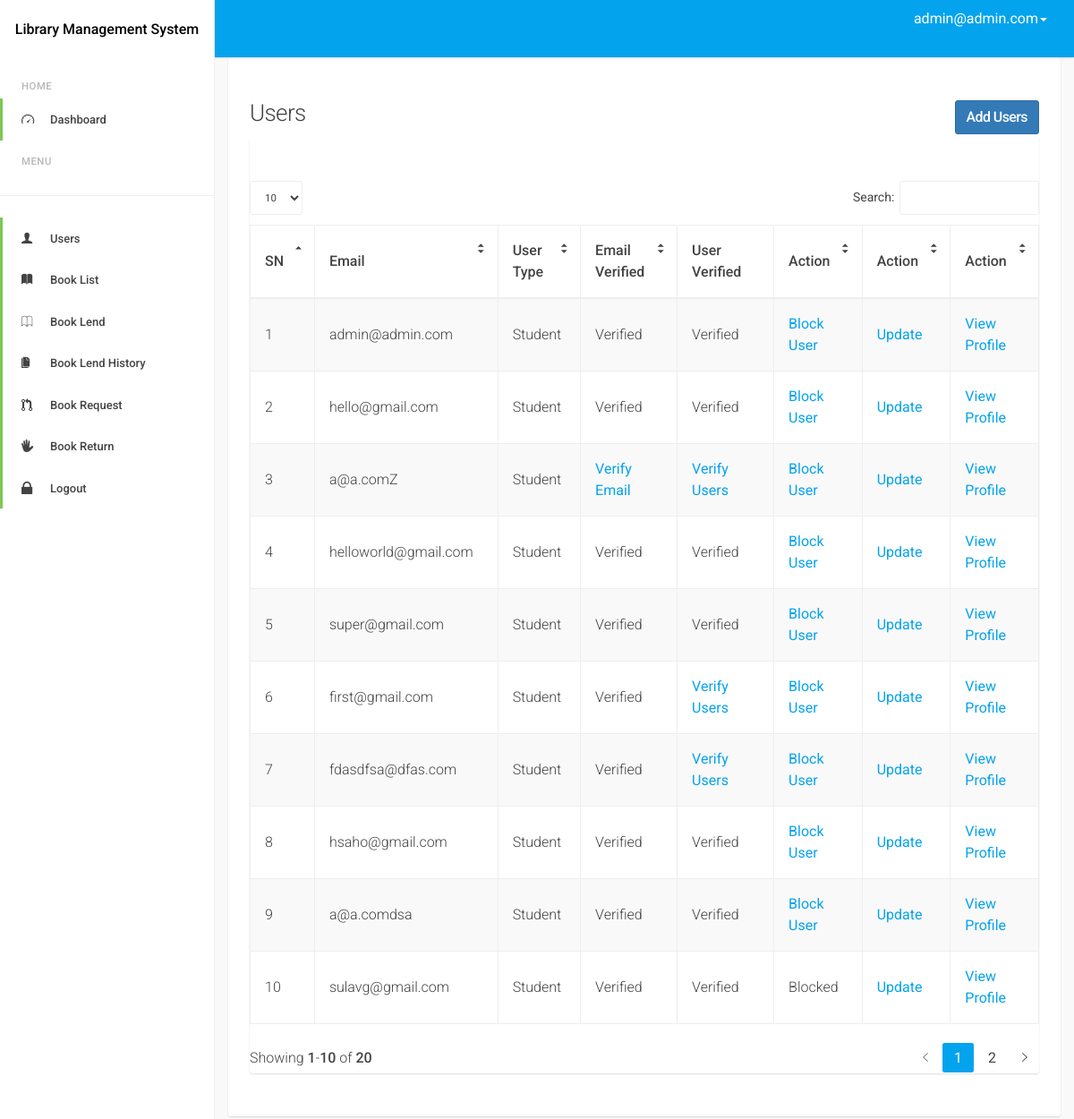
The app's page /admindash/view/users/ (signed in) with its own data.
### accounts/models.py (models this page shows, shortened)
class MyUser(AbstractBaseUser):
    email = models.EmailField(
        verbose_name='email address',
        max_length=255,
        unique=True,
    )
    is_active = models.BooleanField(default=True)
    is_admin = models.BooleanField(default=False)
    is_staff_member = models.BooleanField(default=False)
    last_login = models.DateTimeField(blank=True, null=True, verbose_name="last login")
    is_email_verified = models.BooleanField(default=False)
    is_user_verified = models.BooleanField(default=False)
    objects = MyUserManager()
    USERNAME_FIELD = 'email'
    REQUIRED_FIELDS = []
    class Meta:
        verbose_name = 'User'
        verbose_name_plural = 'Users'
    def __str__(self):
        return self.email

### admin_dash/views.py (the view)
# urls.py: path('view/users/', views.UserListView.as_view(), name='user_list_view'),
@method_decorator(is_admin(), name='dispatch')
class UserListView(ListView):
    model = MyUser
    template_name = 'admin_dash/user_list_view.html'
    context_object_name = 'users'

### decorator.py (called while the page is built)
def is_admin():
    def decorator(view_function):
        def wrap(request, *args, **kwargs):
            if request.user.is_authenticated:
                if request.user.is_admin:
                    return view_function(request, *args, **kwargs)
                else:
                    raise PermissionDenied
            else:
                return redirect('accounts:login')
        return wrap
    return decorator

### admin_dash/templates/admin_dash/user_list_view.html (shortened to what this page needs)
{% extends 'base.html' %}
{% load static %}
{% block body %}
    <div class="d-sm-flex align-items-center justify-content-between mb-4">
        <h1 class="h3 mb-0 text-gray-800">Users <a class="btn btn-primary" style="float: right"
                                                   href="{% url 'admin_dash:add_users' %}">Add Users</a></h1>
    </div>
    <div class="row">
        <div class="col-lg-12">
            <div class="card mb-4">
                <div class="card-header py-3 d-flex flex-row align-items-center justify-content-between">
                </div>
                <div class="table-responsive p-3">
                    <table class="table table-bordered table-striped table-vcenter js-dataTable-full">
                        <thead class="thead-light">
                        <tr>
                            <th>SN</th>
                            <th>Email</th>
                            <th>User Type</th>
                            <th>Email Verified</th>
                            <th>User Verified</th>
                            <th>Action</th>
                            <th>Action</th>
                            <th>Action</th>
                        </tr>
                        </thead>
                        <tbody>
                        {% for user in users %}
                            <tr>
                                <td>{{ forloop.counter }}</td>
                                <td>{{ user.email }}</td>
                                {% if user.is_staff_member %}
                                    <td>Staff</td>
                                {% else %}
                                    <td>Student</td>
                                {% endif %}
                                <td>
                                    {% if user.is_email_verified %}
                                        Verified
                                    {% else %}
                                        <a href="{% url 'admin_dash:verify_email' user.email %}">Verify Email</a>
                                    {% endif %}
                                </td>
                                <td>
                                    {% if user.is_user_verified %}
                                        Verified
                                    {% else %}
                                        <a href="{% url 'admin_dash:verify_user' user.email %}">Verify Users</a>
                                    {% endif %}
                                </td>
                            <td>
                                    {% if not user.is_active %}
                                        Blocked
                                    {% else %}
                                        <a href="{% url 'admin_dash:block_user' user.email %}">Block User</a>
                                    {% endif %}
                                </td>
                                <td><a href="{% url 'admin_dash:update_user' user.pk %}">Update</a></td>
                                <td><a href="{% url 'admin_dash:profile_list_view' user.pk %}">View Profile</a></td>
                            </tr>
                        {% endfor %}
                        </tbody>
                    </table>
                </div>
            </div>
        </div>
    </div>
{% endblock %}

### templates/base.html (shortened to what this page needs)
{% load static %}
<!DOCTYPE html>
<html lang="en">
<head>
    <link rel="stylesheet" href="{% static 'dashboard/assets/js/datatables/jquery.dataTables.min.css' %}"/>
    <link rel="stylesheet" id="css-font-awesome" href="{% static 'dashboard/assets/css/font-awesome.css' %}"/>
    <link rel="stylesheet" id="css-ionicons" href="{% static 'dashboard/assets/css/ionicons.css' %}"/>
    <link rel="stylesheet" id="css-bootstrap" href="{% static 'dashboard/assets/css/bootstrap.css' %}"/>
    <link rel="stylesheet" id="css-app" href="{% static 'dashboard/assets/css/app.css' %}"/>
</head>
<body id="page-top">
<body class="app-ui layout-has-drawer layout-has-fixed-header">
<div class="app-layout-canvas">
    <div class="app-layout-container">
        <aside class="app-layout-drawer">
            <div class="app-layout-drawer-scroll">
                <div id="logo" class="drawer-header">
                    <a href="/">
                        <h5 class="text-center" style="color: black;">Library Management System</h5>
                    </a>
                </div>
                <nav class="drawer-main">
                    <ul class="nav nav-drawer">
                        {% if request.user.is_admin %}
                            <li class="nav-item nav-drawer-header">Home</li>
                            <li class="nav-item active">
                                <a class="nav-link" href="{% url 'admin_dash:home' %}">
                                    <i class="ion-speedometer fa-4x"></i>
                                    <span>Dashboard</span></a>
                            </li>
                            <li class="nav-item nav-drawer-header">Menu</li>
                            <hr class="sidebar-divider">
                            <li class="nav-item active">
                                <a class="nav-link" href="{% url 'admin_dash:user_list_view' %}">
                                    <i class="ion-person fa-4x"></i>
                                    <span>Users</span></a>
                            </li>
                            <li class="nav-item active">
                                <a class="nav-link" href="{% url 'admin_dash:book_list' %}">
                                    <i class="ion-ios-book"></i>
                                    <span>Book List</span></a>
                            </li>
                            <li class="nav-item active">
                                <a class="nav-link" href="{% url 'admin_dash:student' %}">
                                    <i class="ion-ios-book-outline"></i>
                                    <span>Book Lend</span></a>
                            </li>
                            <li class="nav-item active">
                                <a class="nav-link" href="{% url 'admin_dash:book_history' %}">
                                    <i class="ion-ios-copy"></i>
                                    <span>Book Lend History</span></a>
                            </li>
                            <li class="nav-item active">
                                <a class="nav-link" href="{% url 'admin_dash:request_book_view' %}">
                                    <i class="ion-pull-request"></i>
                                    <span>Book Request</span></a>
                            </li>
                            <li class="nav-item active">
                                <a class="nav-link" href="{% url 'admin_dash:return_book' %}">
                                    <i class="ion-android-hand"></i>
                                    <span>Book Return</span></a>
                            </li>
                            <li class="nav-item active">
                                <a class="nav-link" href="{% url 'accounts:logout' %}">
                                    <i class="ion-locked"></i>
                                    <span>Logout</span></a>
                            </li>
                        {% endif %}
                    </ul>
                </nav>
            </div>
        </aside>
        <header class="app-layout-header">
            <nav class="navbar navbar-default">
                <div class="container-fluid">
                    <div class="collapse navbar-collapse" id="header-navbar-collapse">
                        <ul class="nav navbar-nav navbar-right navbar-toolbar">
                            <li class="dropdown dropdown-profile">
                                <a href="javascript:void(0)" data-toggle="dropdown">
                                    <span class="">{{ request.user }}<span class="caret"></span></span>
                                </a>
                            </li>
                        </ul>
                    </div>
                </div>
            </nav>
        </header>
        <main class="app-layout-content">
            <div class="container-fluid">
                <div class="card">
                    <div class="card-block">
                        {% block body %}
                        {% endblock %}
                    </div>
                </div>
            </div>
        </main>
    </div>
</div>
</body>
</html>

### static/dashboard/assets/css/app.css (style rules this page uses)
.app-layout-drawer { position: fixed; top: 0; bottom: 0; z-index: 5; display: block; width: 240px; border-right: 1px solid #eeeeee; font-weight: 500; background-color: #fff; visibility: hidden; -webkit-transform: translateX(-240px); transform: translateX(-240px); -webkit-transform-style: preserve-3d; transform-style: preserve-3d; -webkit-transition: 0.2s cubic-bezier(0.4, 0, 0.2, 1) 0.1s; transition: 0.2s cubic-bezier(0.4, 0, 0.2, 1) 0.1s; -webkit-transition-property: visibility, -webkit-transform; transition-property: visibility, -webkit-transform; transition-property: transform, visibility; transition-property: transform, visibility, -webkit-transform; }
.drawer-header { position: relative; overflow: hidden; width: 100%; height: 64px; line-height: 64px; line-height: 1; }
.drawer-header:before, .drawer-header:after { content: " "; display: table; }
.drawer-header:after { clear: both; }
.drawer-header a { display: block; height: auto; width: 100%; }
.drawer-main { margin-top: 24px; font-size: 13px; -webkit-transform: translateZ(0); transform: translateZ(0); }
.nav-drawer li a { padding-right: 24px; padding-left: 52.99999px; color: inherit; font-weight: 500; }
.nav-drawer > li > a { border-left: 3px solid transparent; padding-top: 14px; padding-bottom: 13px; }
.nav-drawer > .active > a { background-color: transparent; border-color: #7dc855; }
.nav-drawer > li > a > i { position: absolute; left: 21px; font-size: 1.25em; line-height: 1.25; }
.nav-drawer-header { padding: 15px 24px 5px; font-size: 87.5%; letter-spacing: .5px; text-transform: uppercase; opacity: .38; }
.nav-drawer-header:first-of-type { padding-top: 0; }
.app-layout-header { z-index: 4; background-color: #04a3ed; color: white; box-shadow: 0 1px 2px rgba(0, 0, 0, 0.14); }
.dropdown-profile a { padding-top: 8px !important; padding-bottom: 8px !important; }
.dropdown-profile a span { color: white; vertical-align: middle; }
.app-layout-content { height: 100%; width: 100%; }
@media screen and (min-width: 992px) { .layout-has-drawer .app-layout-header, .layout-has-drawer .app-layout-content, .layout-has-drawer .app-layout-footer { padding-left: 240px; } }
@media screen and (min-width: 992px) { .layout-has-drawer .app-layout-drawer { visibility: visible; -webkit-transform: translateX(0); transform: translateX(0); -webkit-transition: none; transition: none; } }
.layout-has-fixed-header .app-layout-header { position: fixed; top: 0; right: 0; left: 0; }
.layout-has-fixed-header .app-layout-content { padding-top: 64px; }
.card { margin-bottom: 24px; border-radius: 3px; box-shadow: 0 1px 2px rgba(0, 0, 0, 0.14); }
.card:not([class*="bg-"]) { background-color: #fff; }
.card-header { display: table; width: 100%; margin: 0; padding: 24px 24px; border-bottom: 1px solid transparent; border-top-right-radius: 3px; border-top-left-radius: 3px; }
.card-block { padding: 24px 24px; }
.card-block:first-child { border-top-right-radius: 3px; border-top-left-radius: 3px; }
.card-block > :first-child, .card-block > .row:first-child > [class*="col-"] > :first-child { margin-top: 0; }
.card-block > :last-child { margin-bottom: 0; }
.fa-4x { font-size: 4em; }
table.dataTable { margin-bottom: 16px !important; }
table.dataTable thead .sorting:after, table.dataTable thead .sorting_asc:after, table.dataTable thead .sorting_desc:after { font-family: Ionicons; opacity: 1; right: 1em; }
table.dataTable thead .sorting:after { content: '\f361\00a0\f363'; display: inline-block; -webkit-transform: rotate(90deg); transform: rotate(90deg); }
table.dataTable thead .sorting_asc:after { content: '\f365'; }
.table.dataTable thead > tr > th { padding-left: 1em; }

### records on screen
MyUser: user "admin@admin.com", email "admin@admin.com", is_staff_member "Student", is_email_verified "Verified", is_user_verified "Verified", is_active "Block User"
MyUser: email "hello@gmail.com", is_staff_member "Student", is_email_verified "Verified", is_user_verified "Verified", is_active "Block User"
MyUser: email "a@a.comZ", is_staff_member "Student", is_email_verified "Verify Email", is_user_verified "Verify Users", is_active "Block User"
MyUser: email "helloworld@gmail.com", is_staff_member "Student", is_email_verified "Verified", is_user_verified "Verified", is_active "Block User"
MyUser: email "super@gmail.com", is_staff_member "Student", is_email_verified "Verified", is_user_verified "Verified", is_active "Block User"
MyUser: email "first@gmail.com", is_staff_member "Student", is_email_verified "Verified", is_user_verified "Verify Users", is_active "Block User"
MyUser: email "fdasdfsa@dfas.com", is_staff_member "Student", is_email_verified "Verified", is_user_verified "Verify Users", is_active "Block User"
MyUser: email "hsaho@gmail.com", is_staff_member "Student", is_email_verified "Verified", is_user_verified "Verified", is_active "Block User"
MyUser: email "a@a.comdsa", is_staff_member "Student", is_email_verified "Verified", is_user_verified "Verified", is_active "Block User"
MyUser: email "sulavg@gmail.com", is_staff_member "Student", is_email_verified "Verified", is_user_verified "Verified", is_active "Blocked"
